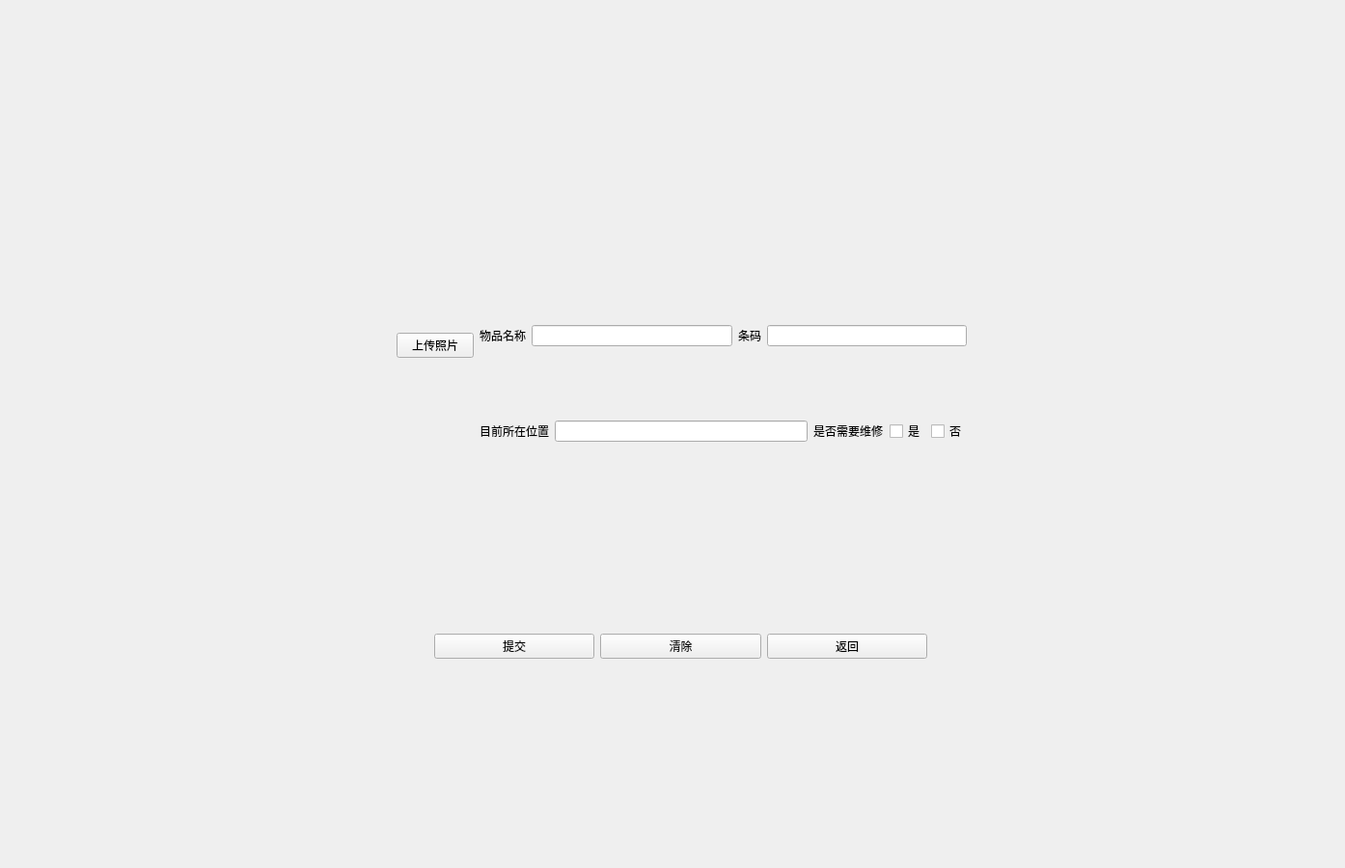
<?xml version="1.0" encoding="UTF-8"?>
<ui version="4.0">
 <class>ThingsAddSingle</class>
 <widget class="QWidget" name="ThingsAddSingle">
  <property name="geometry">
   <rect>
    <x>0</x>
    <y>0</y>
    <width>1394</width>
    <height>900</height>
   </rect>
  </property>
  <property name="windowTitle">
   <string>物品管理系统</string>
  </property>
  <widget class="QWidget" name="layoutWidget">
   <property name="geometry">
    <rect>
     <x>450</x>
     <y>650</y>
     <width>511</width>
     <height>41</height>
    </rect>
   </property>
   <layout class="QHBoxLayout" name="horizontalLayout_14">
    <item>
     <widget class="PrimaryPushButton" name="uploadButton">
      <property name="text">
       <string>提交</string>
      </property>
     </widget>
    </item>
    <item>
     <widget class="PrimaryPushButton" name="clearButton">
      <property name="text">
       <string>清除</string>
      </property>
     </widget>
    </item>
    <item>
     <widget class="PrimaryPushButton" name="returnButton">
      <property name="text">
       <string>返回</string>
      </property>
     </widget>
    </item>
   </layout>
  </widget>
  <widget class="QWidget" name="">
   <property name="geometry">
    <rect>
     <x>411</x>
     <y>267</y>
     <width>591</width>
     <height>251</height>
    </rect>
   </property>
   <layout class="QGridLayout" name="gridLayout">
    <item row="0" column="0">
     <layout class="QVBoxLayout" name="verticalLayout">
      <item>
       <widget class="ImageLabel" name="PictureLabel"/>
      </item>
      <item>
       <widget class="PushButton" name="uploadPicButton">
        <property name="text">
         <string>上传照片</string>
        </property>
       </widget>
      </item>
     </layout>
    </item>
    <item row="0" column="1">
     <layout class="QHBoxLayout" name="horizontalLayout">
      <item>
       <widget class="BodyLabel" name="stuLabel">
        <property name="text">
         <string>物品名称</string>
        </property>
       </widget>
      </item>
      <item>
       <widget class="LineEdit" name="thingsName"/>
      </item>
      <item>
       <widget class="BodyLabel" name="bodyLabel_3">
        <property name="text">
         <string>条码</string>
        </property>
       </widget>
      </item>
      <item>
       <widget class="LineEdit" name="barCode"/>
      </item>
     </layout>
    </item>
    <item row="1" column="1">
     <layout class="QHBoxLayout" name="horizontalLayout_2">
      <item>
       <widget class="BodyLabel" name="sexLabel">
        <property name="text">
         <string>目前所在位置</string>
        </property>
       </widget>
      </item>
      <item>
       <widget class="LineEdit" name="Address"/>
      </item>
      <item>
       <widget class="BodyLabel" name="bodyLabel_4">
        <property name="text">
         <string>是否需要维修</string>
        </property>
       </widget>
      </item>
      <item>
       <widget class="CheckBox" name="YesBox">
        <property name="text">
         <string>是</string>
        </property>
       </widget>
      </item>
      <item>
       <widget class="CheckBox" name="NoBox">
        <property name="text">
         <string>否</string>
        </property>
       </widget>
      </item>
     </layout>
    </item>
   </layout>
  </widget>
 </widget>
 <customwidgets>
  <customwidget>
   <class>CheckBox</class>
   <extends>QCheckBox</extends>
   <header>qfluentwidgets</header>
  </customwidget>
  <customwidget>
   <class>PushButton</class>
   <extends>QPushButton</extends>
   <header>qfluentwidgets</header>
  </customwidget>
  <customwidget>
   <class>PrimaryPushButton</class>
   <extends>PushButton</extends>
   <header>qfluentwidgets</header>
  </customwidget>
  <customwidget>
   <class>BodyLabel</class>
   <extends>QLabel</extends>
   <header>qfluentwidgets</header>
  </customwidget>
  <customwidget>
   <class>ImageLabel</class>
   <extends>QLabel</extends>
   <header>qfluentwidgets</header>
  </customwidget>
  <customwidget>
   <class>LineEdit</class>
   <extends>QLineEdit</extends>
   <header>qfluentwidgets</header>
  </customwidget>
 </customwidgets>
 <resources/>
 <connections/>
</ui>
